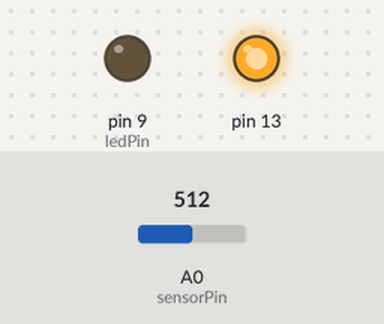
The sketch below on a simulated Arduino Uno, built with avr-gcc and run on an emulated ATmega328P. Shown: output pins drawn as LEDs (lit = HIGH). The inputs (shaded band) are chosen by the test bench; at power-on: A0 (sensorPin) = 512.

Above: at 0.1 s.
At 6.2 s:
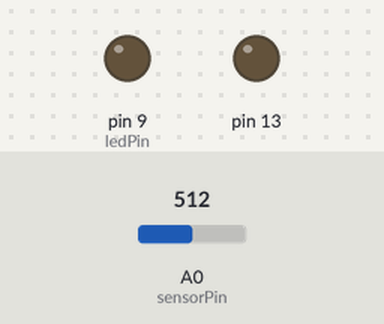
6.3 s: A0 (sensorPin) set to 306
At 7.2 s:
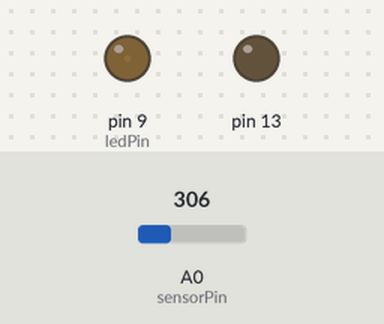
Timing chart, 0 to 9.3 s (numbered marks = the images above; inputs shaded):
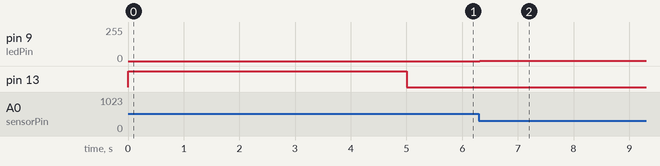

Measured:
- after the input at 6.3 s, pin 9 (ledPin): 0/255 → 1/255 at once

The sketch:

photo_6_smooth.ino
```cpp
/*
  Smoothing

 Legge 10 valori dal sensore e ritorna il valore medio tra questi.


 */

// These constants won't change:
const int sensorPin = A0;    // pin that the sensor is attached to
const int ledPin = 9;        // pin that the LED is attached to

// variables:
int sensorValue = 0;         // the sensor value
int sensorMin = 1023;        // minimum sensor value
int sensorMax = 0;           // maximum sensor value


void setup() {
  // turn on LED to signal the start of the calibration period:
  pinMode(13, OUTPUT);
  digitalWrite(13, HIGH);

  // calibrate during the first five seconds
  while (millis() < 5000) {
    sensorValue = analogRead(sensorPin);

    // record the maximum sensor value
    if (sensorValue > sensorMax) {
      sensorMax = sensorValue;
    }

    // record the minimum sensor value
    if (sensorValue < sensorMin) {
      sensorMin = sensorValue;
    }
  }

  // signal the end of the calibration period
  digitalWrite(13, LOW);
}

void loop() {
  // read the sensor:
  sensorValue = smoothRead(sensorPin);

  // apply the calibration to the sensor reading
  sensorValue = map(sensorValue, sensorMin, sensorMax, 0, 255);

  // in case the sensor value is outside the range seen during calibration
  sensorValue = constrain(sensorValue, 0, 255);

  // fade the LED using the calibrated value:
  analogWrite(ledPin, sensorValue);
}
// Funzioni

int smoothRead(int sensorPin) {
//  Legge 10 valori dal sensore e ritorna il valore medio tra questi.
  int total = 0;
  for (int i = 0; i < 10; i++) {
    total = total + analogRead(sensorPin);
    delay(2); // Pausa per assestare il senstore
  }
  return(total / 10);
}
```
